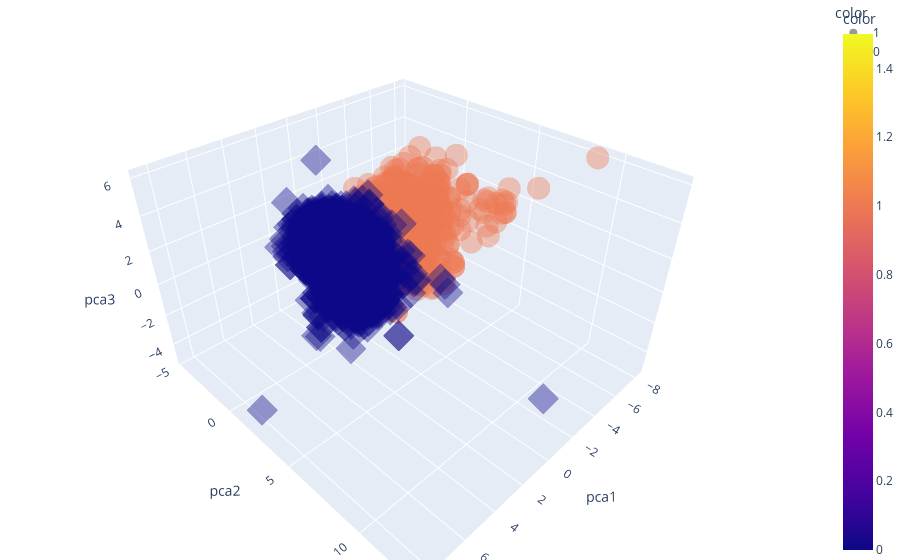

The code cell stored with this chart in its notebook:
### Code cell
import plotly.express as px
fig = px.scatter_3d(pca_wine_plot,
                    x='pca1', y='pca2', z='pca3',
                    color='color', symbol='color',
                    opacity=0.4)

fig.update_layout(margin=dict(l=0, r=0, b=0, t=0))
fig.show()

### Figure 1 — Plotly figure (JSON) as saved in the notebook; plotly's stock layout.template omitted (floating-point values rounded to 4 significant figures; data arrays with more than 128 entries replaced by an {"elided": "..."} marker saying what was removed)
{"data": [{"hovertemplate": "color=%{marker.color}<br>pca1=%{x}<br>pca2=%{y}<br>pca3=%{z}<extra></extra>", "legendgroup": "1", "marker": {"color": {"elided": "1599 int values"}, "coloraxis": "coloraxis", "opacity": 0.4, "symbol": "circle"}, "mode": "markers", "name": "1", "scene": "scene", "showlegend": true, "type": "scatter3d", "x": {"elided": "1599 float values"}, "y": {"elided": "1599 float values"}, "z": {"elided": "1599 float values"}}, {"hovertemplate": "color=%{marker.color}<br>pca1=%{x}<br>pca2=%{y}<br>pca3=%{z}<extra></extra>", "legendgroup": "0", "marker": {"color": {"elided": "4898 int values"}, "coloraxis": "coloraxis", "opacity": 0.4, "symbol": "diamond"}, "mode": "markers", "name": "0", "scene": "scene", "showlegend": true, "type": "scatter3d", "x": {"elided": "4898 float values"}, "y": {"elided": "4898 float values"}, "z": {"elided": "4898 float values"}}], "layout": {"coloraxis": {"colorbar": {"title": {"text": "color"}}, "colorscale": [[0, "#0d0887"], [0.1111, "#46039f"], [0.2222, "#7201a8"], [0.3333, "#9c179e"], [0.4444, "#bd3786"], [0.5556, "#d8576b"], [0.6667, "#ed7953"], [0.7778, "#fb9f3a"], [0.8889, "#fdca26"], [1, "#f0f921"]]}, "legend": {"title": {"text": "color"}, "tracegroupgap": 0}, "margin": {"b": 0, "l": 0, "r": 0, "t": 0}, "scene": {"domain": {"x": [0, 1], "y": [0, 1]}, "xaxis": {"title": {"text": "pca1"}}, "yaxis": {"title": {"text": "pca2"}}, "zaxis": {"title": {"text": "pca3"}}}}}
